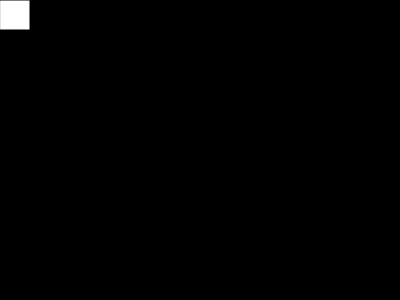
Frame 1 (no input)
Frame 60 (no input): identical to frame 1, image omitted
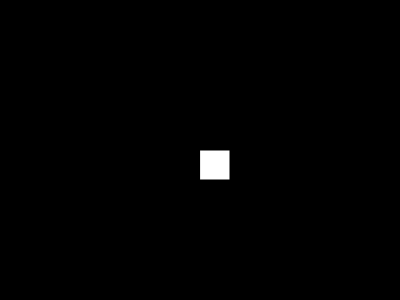
Frame 120 (the mouse pressed at the canvas centre since frame 60)

The p5.js sketch that drew these frames (run headless with seeded random() and noise() and a simulated clock; from frame 60 on, the mouse is pressed at the canvas centre):

// p5.js sketch
// ── sketch.js
// functions example


// regular setup function
function setup(){
  createCanvas(400, 300);
  background(255, 255, 255);
}

// regular draw function
function draw(){
  background(0);

  // mouseX & mouseY are automatic variables that give the current mouse position,
  // let's pass them to our custom function
  rect (mouseX, mouseY, 30, 30);
}
